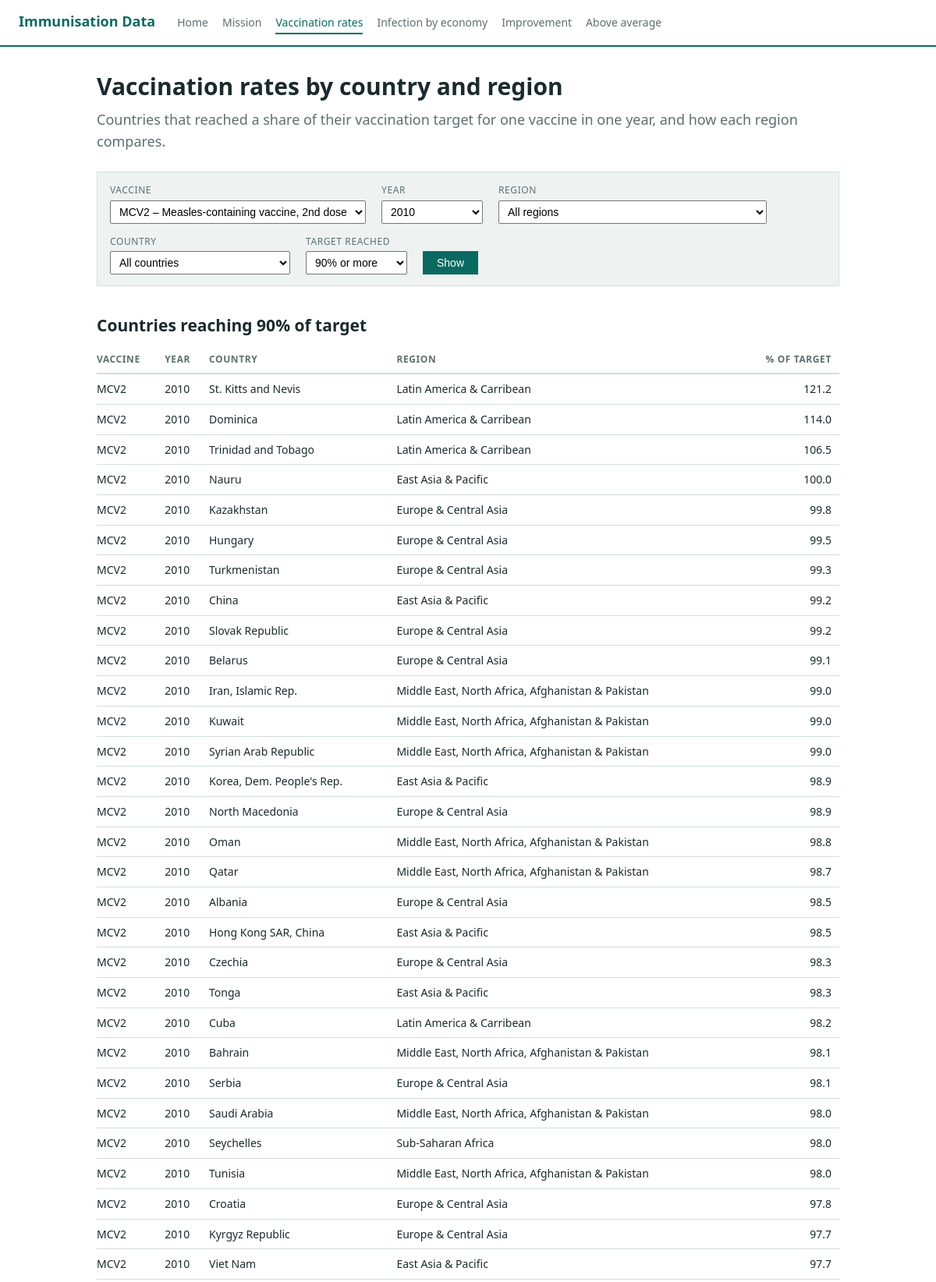
Page /vaccination-rates (upper part) on the committed database.
### tables this page shows
CREATE TABLE Country (
    CountryID TEXT (3)  PRIMARY KEY
                        UNIQUE
                        NOT NULL,
    name      TEXT (50) UNIQUE
                        NOT NULL,
    region    TEXT (3)  REFERENCES Region (RegionID),
    economy   INTEGER   REFERENCES Economy (economyID) 
);

CREATE TABLE Region (
    RegionID TEXT (3)  PRIMARY KEY
                       UNIQUE
                       NOT NULL,
    region   TEXT (50) NOT NULL
);

### routes/level2.py (the view)
@bp.route("/vaccination-rates")
def vaccination_rates():
    antigen_rows = queries.antigens()
    region_rows = queries.regions()
    country_rows = queries.countries()
    year_list = queries.years()
    antigen = choose(request.args.get("antigen"),
                     [row["AntigenID"] for row in antigen_rows], "MCV2")
    year = choose_int(request.args.get("year"), year_list, 2010)
    region = choose(request.args.get("region"),
                    [row["RegionID"] for row in region_rows] + ["ALL"], "ALL")
    country = choose(request.args.get("country"),
                     [row["CountryID"] for row in country_rows] + ["ALL"], "ALL")
    threshold = choose_int(request.args.get("threshold"), THRESHOLDS, 90)
    return render_template(
        "level2_vaccination.html",
        antigens=antigen_rows,
        regions=region_rows,
        country_options=country_rows,
        years=year_list,
        thresholds=THRESHOLDS,
        selected={"antigen": antigen, "year": year, "region": region,
                  "country": country, "threshold": threshold},
        countries=queries.countries_meeting_target(antigen, year, threshold,
                                                   region, country),
        per_region=queries.countries_met_per_region(antigen, year, threshold),
        herd=queries.herd_immunity_by_region(antigen, year, threshold),
    )

### database/connection.py (called while the page is built)
def get_connection():
    conn = sqlite3.connect(DB_PATH)
    conn.row_factory = sqlite3.Row
    conn.execute("PRAGMA foreign_keys = ON")
    return conn

def run_query(sql, params=()):
    conn = get_connection()
    try:
        return conn.execute(sql, params).fetchall()
    finally:
        conn.close()

### database/queries.py (called while the page is built)
def antigens():
    return run_query("SELECT AntigenID, name FROM Antigen ORDER BY AntigenID")

def regions():
    return run_query("SELECT RegionID, region FROM Region ORDER BY region")

def countries():
    return run_query("SELECT CountryID, name FROM Country ORDER BY name")

def years():
    rows = run_query("SELECT YearID FROM YearDate ORDER BY YearID")
    return [row["YearID"] for row in rows]

def countries_meeting_target(antigen, year, threshold, region_id, country_id):
    return run_query("""
        SELECT v.antigen,
               v.year,
               c.name AS country,
               r.region,
               ROUND(v.coverage, 1) AS pct_of_target
        FROM Vaccination v
        JOIN Country c ON c.CountryID = v.country
        JOIN Region  r ON r.RegionID  = c.region
        WHERE v.antigen = ?
          AND v.year = ?
          AND typeof(v.coverage) = 'real'
          AND v.coverage >= ?
          AND (? = 'ALL' OR r.RegionID = ?)
          AND (? = 'ALL' OR c.CountryID = ?)
        ORDER BY pct_of_target DESC, c.name
    """, (antigen, year, threshold, region_id, region_id, country_id, country_id))

def countries_met_per_region(antigen, year, threshold):
    return run_query("""
        SELECT r.region,
               COUNT(DISTINCT v.country) AS countries_met,
               ROUND(AVG(v.coverage), 1) AS avg_coverage
        FROM Vaccination v
        JOIN Country c ON c.CountryID = v.country
        JOIN Region  r ON r.RegionID  = c.region
        WHERE v.antigen = ?
          AND v.year = ?
          AND typeof(v.coverage) = 'real'
          AND v.coverage >= ?
        GROUP BY r.RegionID
        ORDER BY countries_met DESC
    """, (antigen, year, threshold))

### routes/__init__.py (called while the page is built)
def choose(value, allowed, fallback):
    return value if value in allowed else fallback

def choose_int(value, allowed, fallback):
    try:
        number = int(value)
    except (TypeError, ValueError):
        return fallback
    return number if number in allowed else fallback

### templates/level2_vaccination.html (shortened to what this page needs)
{% extends "base.html" %}
{% block content %}
<h1>Vaccination rates by country and region</h1>
<p class="lead">Countries that reached a share of their vaccination target for one
vaccine in one year, and how each region compares.</p>
<form class="filters" method="get">
  <div>
    <label for="antigen">Vaccine</label>
    <select name="antigen" id="antigen">
      {% for a in antigens %}
      <option value="{{ a.AntigenID }}" {{ 'selected' if a.AntigenID == selected.antigen }}>
        {{ a.AntigenID }} &ndash; {{ a.name }}
      </option>
      {% endfor %}
    </select>
  </div>
  <div>
    <label for="year">Year</label>
    <select name="year" id="year">
      {% for y in years %}
      <option value="{{ y }}" {{ 'selected' if y == selected.year }}>{{ y }}</option>
      {% endfor %}
    </select>
  </div>
  <div>
    <label for="region">Region</label>
    <select name="region" id="region">
      <option value="ALL" {{ 'selected' if selected.region == 'ALL' }}>All regions</option>
    </select>
  </div>
  <div>
    <label for="country">Country</label>
    <select name="country" id="country">
      <option value="ALL" {{ 'selected' if selected.country == 'ALL' }}>All countries</option>
    </select>
  </div>
  <div>
    <label for="threshold">Target reached</label>
    <select name="threshold" id="threshold">
      {% for t in thresholds %}
      <option value="{{ t }}" {{ 'selected' if t == selected.threshold }}>{{ t }}% or more</option>
      {% endfor %}
    </select>
  </div>
  <button type="submit">Show</button>
</form>
<h2>Countries reaching {{ selected.threshold }}% of target</h2>
{% if countries %}
<div class="table-wrap">
  <table>
    <thead>
      <tr><th>Vaccine</th><th>Year</th><th>Country</th><th>Region</th><th class="num">% of target</th></tr>
    </thead>
    <tbody>
      {% for row in countries %}
      <tr>
        <td>{{ row.antigen }}</td>
        <td>{{ row.year }}</td>
        <td>{{ row.country }}</td>
        <td>{{ row.region }}</td>
        <td class="num">{{ row.pct_of_target }}</td>
      </tr>
      {% endfor %}
    </tbody>
  </table>
</div>
{% else %}
  {% with hint = "Try a later year, a lower threshold, or a wider country or region." %}{% include "partials/_empty.html" %}{% endwith %}
{% endif %}
{% endblock %}

### static/css/style.css (style rules this page uses)
:root { --ink: #1b2a2c; --muted: #5d6f71; --line: #d2dedd; --accent: #0a6a62; --wash: #eef3f2; }
* { box-sizing: border-box; }
body { margin: 0; font-family: "Segoe UI", Arial, sans-serif; font-size: 16px; line-height: 1.55; color: var(--ink); background: #fff; }
h1 { font-size: 30px; margin: 0 0 6px; }
h2 { font-size: 21px; margin: 34px 0 10px; }
p { margin: 0 0 12px; }
.lead { color: var(--muted); font-size: 18px; margin-bottom: 24px; }
form.filters { background: var(--wash); border: 1px solid var(--line); padding: 14px 16px; display: flex; flex-wrap: wrap; gap: 14px 20px; align-items: flex-end; margin-bottom: 22px; }
form.filters label { display: block; font-size: 12px; text-transform: uppercase; letter-spacing: .05em; color: var(--muted); margin-bottom: 3px; }
form.filters select { padding: 5px 7px; font-size: 14px; min-width: 130px; }
button { background: var(--accent); color: #fff; border: 0; padding: 7px 18px; font-size: 14px; cursor: pointer; }
.table-wrap { overflow-x: auto; }
table { border-collapse: collapse; width: 100%; font-size: 14px; margin-bottom: 8px; }
th { text-align: left; font-size: 12px; text-transform: uppercase; letter-spacing: .05em; color: var(--muted); border-bottom: 2px solid var(--line); padding: 8px 10px 8px 0; }
td { border-bottom: 1px solid var(--line); padding: 8px 10px 8px 0; }
th.num { text-align: right; }
td.num { text-align: right; font-variant-numeric: tabular-nums; }

### rows in the picture
Country: antigen "MCV2", year "2010", country "St. Kitts and Nevis", region "Latin America & Carribean", pct_of_target "121.2"
Country: antigen "MCV2", year "2010", country "Dominica", region "Latin America & Carribean", pct_of_target "114.0"
Country: antigen "MCV2", year "2010", country "Trinidad and Tobago", region "Latin America & Carribean", pct_of_target "106.5"
Country: antigen "MCV2", year "2010", country "Nauru", region "East Asia & Pacific", pct_of_target "100.0"
Country: antigen "MCV2", year "2010", country "Kazakhstan", region "Europe & Central Asia", pct_of_target "99.8"
Country: antigen "MCV2", year "2010", country "Hungary", region "Europe & Central Asia", pct_of_target "99.5"
Country: antigen "MCV2", year "2010", country "Turkmenistan", region "Europe & Central Asia", pct_of_target "99.3"
Country: antigen "MCV2", year "2010", country "China", region "East Asia & Pacific", pct_of_target "99.2"
Country: antigen "MCV2", year "2010", country "Slovak Republic", region "Europe & Central Asia", pct_of_target "99.2"
Country: antigen "MCV2", year "2010", country "Belarus", region "Europe & Central Asia", pct_of_target "99.1"
Country: antigen "MCV2", year "2010", country "Iran, Islamic Rep.", region "Middle East, North Africa, Afghanistan & Pakistan", pct_of_target "99.0"
Country: antigen "MCV2", year "2010", country "Kuwait", region "Middle East, North Africa, Afghanistan & Pakistan", pct_of_target "99.0"
Country: antigen "MCV2", year "2010", country "Syrian Arab Republic", region "Middle East, North Africa, Afghanistan & Pakistan", pct_of_target "99.0"
Country: antigen "MCV2", year "2010", country "Korea, Dem. People's Rep.", region "East Asia & Pacific", pct_of_target "98.9"
Country: antigen "MCV2", year "2010", country "North Macedonia", region "Europe & Central Asia", pct_of_target "98.9"
Country: antigen "MCV2", year "2010", country "Oman", region "Middle East, North Africa, Afghanistan & Pakistan", pct_of_target "98.8"
Country: antigen "MCV2", year "2010", country "Qatar", region "Middle East, North Africa, Afghanistan & Pakistan", pct_of_target "98.7"
Country: antigen "MCV2", year "2010", country "Albania", region "Europe & Central Asia", pct_of_target "98.5"
Country: antigen "MCV2", year "2010", country "Hong Kong SAR, China", region "East Asia & Pacific", pct_of_target "98.5"
Country: antigen "MCV2", year "2010", country "Czechia", region "Europe & Central Asia", pct_of_target "98.3"
Country: antigen "MCV2", year "2010", country "Tonga", region "East Asia & Pacific", pct_of_target "98.3"
Country: antigen "MCV2", year "2010", country "Cuba", region "Latin America & Carribean", pct_of_target "98.2"
Country: antigen "MCV2", year "2010", country "Bahrain", region "Middle East, North Africa, Afghanistan & Pakistan", pct_of_target "98.1"
Country: antigen "MCV2", year "2010", country "Serbia", region "Europe & Central Asia", pct_of_target "98.1"
Country: antigen "MCV2", year "2010", country "Saudi Arabia", region "Middle East, North Africa, Afghanistan & Pakistan", pct_of_target "98.0"
Country: antigen "MCV2", year "2010", country "Seychelles", region "Sub-Saharan Africa", pct_of_target "98.0"
Country: antigen "MCV2", year "2010", country "Tunisia", region "Middle East, North Africa, Afghanistan & Pakistan", pct_of_target "98.0"
Country: antigen "MCV2", year "2010", country "Croatia", region "Europe & Central Asia", pct_of_target "97.8"
Country: antigen "MCV2", year "2010", country "Kyrgyz Republic", region "Europe & Central Asia", pct_of_target "97.7"
Country: antigen "MCV2", year "2010", country "Viet Nam", region "East Asia & Pacific", pct_of_target "97.7"

### other values in the picture
{{ selected.threshold }} "90"
form field antigen "MCV2 – Measles-containing vaccine, 2nd dose"
form field year "2010"
form field threshold "90% or more"
